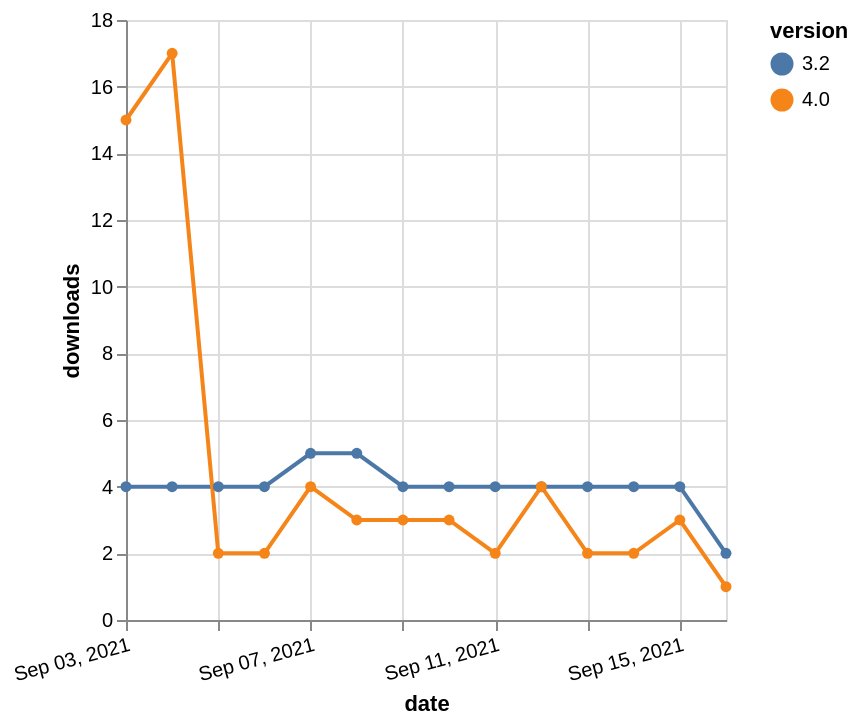

The specification (Vega-Lite) saved for this image:
### Vega-Lite specification from a JSON file in a GitHub repository (floating-point values rounded to 4 significant figures)
{"$schema": "https://vega.github.io/schema/vega-lite/v5.json", "description": "A simple bar chart with embedded data.", "data": {"values": [{"date": "2021-09-03", "total": 5067, "delta": 4, "version": "3.2"}, {"date": "2021-09-04", "total": 5071, "delta": 4, "version": "3.2"}, {"date": "2021-09-05", "total": 5075, "delta": 4, "version": "3.2"}, {"date": "2021-09-06", "total": 5079, "delta": 4, "version": "3.2"}, {"date": "2021-09-07", "total": 5084, "delta": 5, "version": "3.2"}, {"date": "2021-09-08", "total": 5089, "delta": 5, "version": "3.2"}, {"date": "2021-09-09", "total": 5093, "delta": 4, "version": "3.2"}, {"date": "2021-09-10", "total": 5097, "delta": 4, "version": "3.2"}, {"date": "2021-09-11", "total": 5101, "delta": 4, "version": "3.2"}, {"date": "2021-09-12", "total": 5105, "delta": 4, "version": "3.2"}, {"date": "2021-09-13", "total": 5109, "delta": 4, "version": "3.2"}, {"date": "2021-09-14", "total": 5113, "delta": 4, "version": "3.2"}, {"date": "2021-09-15", "total": 5117, "delta": 4, "version": "3.2"}, {"date": "2021-09-16", "total": 5119, "delta": 2, "version": "3.2"}, {"date": "2021-09-03", "total": 5197, "delta": 15, "version": "4.0"}, {"date": "2021-09-04", "total": 5214, "delta": 17, "version": "4.0"}, {"date": "2021-09-05", "total": 5216, "delta": 2, "version": "4.0"}, {"date": "2021-09-06", "total": 5218, "delta": 2, "version": "4.0"}, {"date": "2021-09-07", "total": 5222, "delta": 4, "version": "4.0"}, {"date": "2021-09-08", "total": 5225, "delta": 3, "version": "4.0"}, {"date": "2021-09-09", "total": 5228, "delta": 3, "version": "4.0"}, {"date": "2021-09-10", "total": 5231, "delta": 3, "version": "4.0"}, {"date": "2021-09-11", "total": 5233, "delta": 2, "version": "4.0"}, {"date": "2021-09-12", "total": 5237, "delta": 4, "version": "4.0"}, {"date": "2021-09-13", "total": 5239, "delta": 2, "version": "4.0"}, {"date": "2021-09-14", "total": 5241, "delta": 2, "version": "4.0"}, {"date": "2021-09-15", "total": 5244, "delta": 3, "version": "4.0"}, {"date": "2021-09-16", "total": 5245, "delta": 1, "version": "4.0"}]}, "width": "container", "mark": {"type": "line", "point": {"filled": true}}, "encoding": {"x": {"field": "date", "type": "temporal", "timeUnit": "yearmonthdate", "title": "date", "axis": {"labelAngle": -15}}, "y": {"field": "delta", "type": "quantitative", "title": "downloads"}, "color": {"field": "version", "type": "nominal"}, "tooltip": {"field": "delta"}}}
